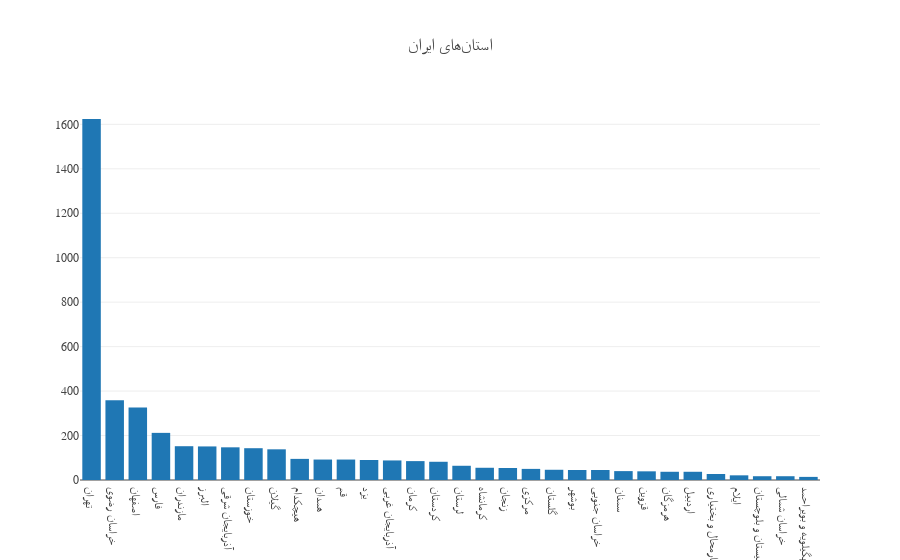

Write notebook code for a chart like this one.
### Code cell
data = [go.Bar(
            x=df_province.home_province,
            y=df_province.timestamp
    )]

layout = dict(font=dict(family='Shabnam'),
              title = 'استانهای ایران',
              )

fig = dict(data=data, layout=layout)
iplot(fig)

### Figure 1 — Plotly figure (JSON) as saved in the notebook; plotly's stock layout.template omitted (floating-point values rounded to 4 significant figures)
{"data": [{"type": "bar", "uid": "9dcc9d38-8ae3-4519-a62e-c83ef4085fb4", "x": ["تهران", "خراسان رضوی", "اصفهان", "فارس", "مازندران", "البرز", "آذربایجان شرقی", "خوزستان", "گیلان", "هیچکدام", "همدان", "قم", "یزد", "آذربایجان غربی", "کرمان", "کردستان", "لرستان", "کرمانشاه", "زنجان", "مرکزی", "گلستان", "بوشهر", "خراسان جنوبی", "سمنان", "قزوین", "هرمزگان", "اردبیل", "چهارمحال و بختیاری", "ایلام", "سیستان و بلوچستان", "خراسان شمالی", "کهگیلویه و بویراحمد"], "y": [1624, 359, 326, 212, 152, 151, 147, 143, 138, 95, 92, 92, 90, 88, 85, 82, 64, 55, 54, 50, 46, 45, 45, 40, 39, 37, 37, 27, 21, 17, 17, 14]}], "layout": {"font": {"family": "Shabnam"}, "title": "استانهای ایران"}}
